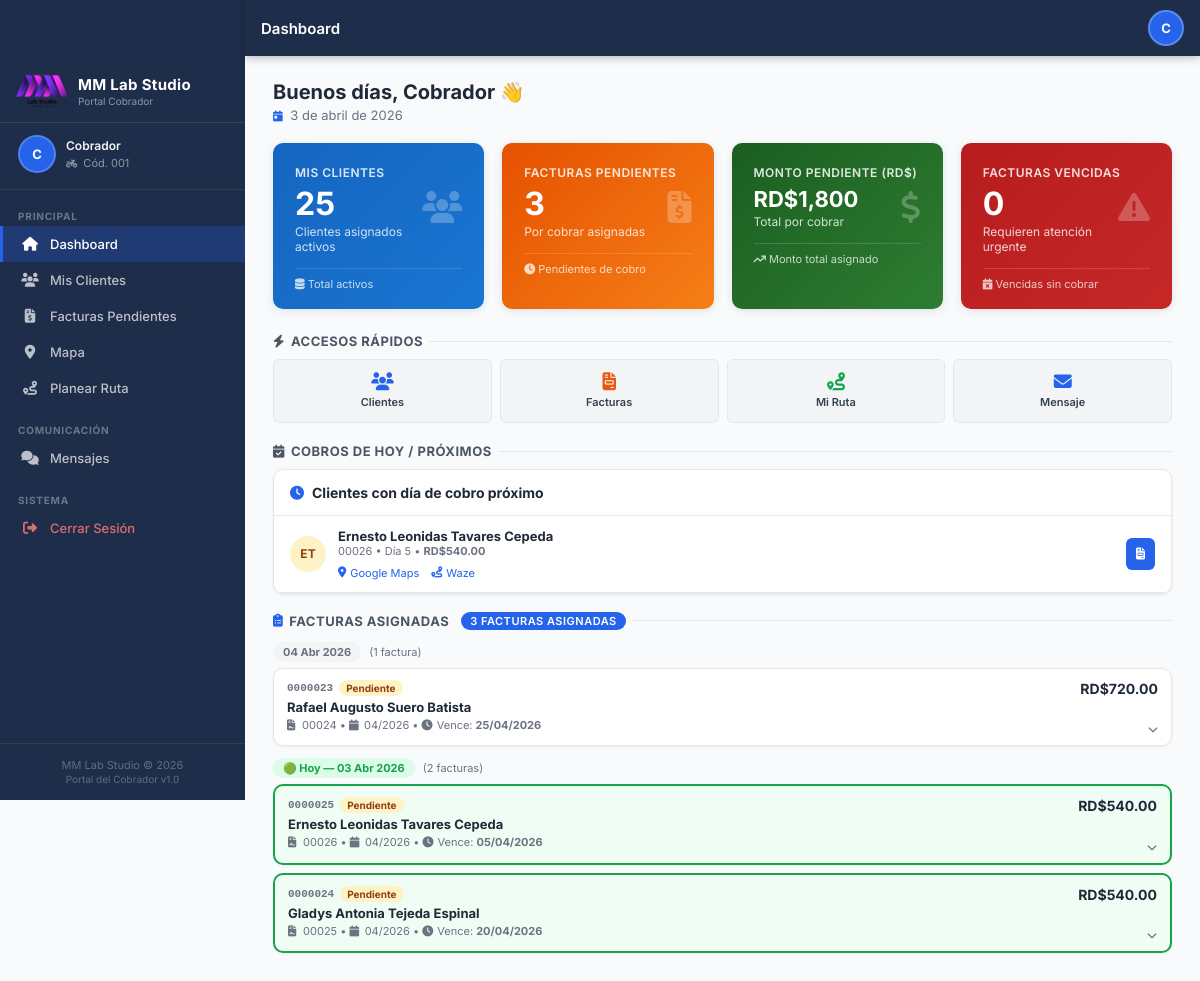
Page /cobrador/dashboard.php (signed in) on the committed database.
### tables this page shows
CREATE TABLE `configuracion_sistema` (
  `id` int(11) NOT NULL,
  `nombre_empresa` varchar(100) NOT NULL,
  `rif` varchar(20) DEFAULT NULL,
  `direccion` text DEFAULT NULL,
  `telefono` varchar(15) DEFAULT NULL,
  `celular` varchar(15) DEFAULT NULL,
  `email` varchar(100) DEFAULT NULL,
  `logo_url` varchar(255) DEFAULT NULL,
  `moneda` varchar(10) DEFAULT 'USD',
  `dias_gracia_pago` int(11) DEFAULT 5,
  `formato_factura` text DEFAULT NULL,
  `created_at` timestamp NOT NULL DEFAULT current_timestamp(),
  `updated_at` timestamp NOT NULL DEFAULT current_timestamp() ON UPDATE current_timestamp()
);

CREATE TABLE `clientes` (
  `id` int(11) NOT NULL,
  `codigo` varchar(5) NOT NULL,
  `nombre` varchar(100) NOT NULL,
  `apellidos` varchar(100) NOT NULL,
  `cedula` varchar(13) NOT NULL,
  `telefono1` varchar(15) NOT NULL,
  `telefono2` varchar(15) DEFAULT NULL,
  `telefono3` varchar(15) DEFAULT NULL,
  `direccion` text NOT NULL,
  `email` varchar(100) NOT NULL,
  `fecha_nacimiento` date DEFAULT NULL,
  `fecha_registro` datetime NOT NULL,
  `estado` enum('activo','inactivo','suspendido') DEFAULT 'activo',
  `cobrador_id` int(11) NOT NULL,
  `vendedor_id` int(11) NOT NULL,
  `notas` text DEFAULT NULL,
  `created_at` timestamp NOT NULL DEFAULT current_timestamp(),
  `updated_at` timestamp NOT NULL DEFAULT current_timestamp() ON UPDATE current_timestamp()
);

CREATE TABLE `contratos` (
  `id` int(11) NOT NULL,
  `numero_contrato` varchar(20) DEFAULT NULL,
  `cliente_id` int(11) NOT NULL,
  `plan_id` int(11) NOT NULL,
  `fecha_inicio` date NOT NULL,
  `fecha_fin` date DEFAULT NULL,
  `monto_mensual` decimal(10,2) NOT NULL,
  `monto_total` decimal(10,2) NOT NULL,
  `dia_cobro` int(11) NOT NULL,
  `estado` enum('activo','cancelado','suspendido') DEFAULT 'activo',
  `vendedor_id` int(11) DEFAULT NULL,
  `notas` text DEFAULT NULL,
  `ubicacion_lat` decimal(10,8) DEFAULT NULL COMMENT 'Latitud GPS del contrato',
  `ubicacion_lng` decimal(11,8) DEFAULT NULL COMMENT 'Longitud GPS del contrato',
  `ubicacion_ref` varchar(255) DEFAULT NULL COMMENT 'Referencia textual de la ubicación',
  `created_at` timestamp NOT NULL DEFAULT current_timestamp(),
  `updated_at` timestamp NOT NULL DEFAULT current_timestamp() ON UPDATE current_timestamp()
);

CREATE TABLE `facturas` (
  `id` int(11) NOT NULL,
  `numero_factura` varchar(7) NOT NULL,
  `cuota` int(11) NOT NULL,
  `mes_factura` varchar(7) NOT NULL,
  `contrato_id` int(11) NOT NULL,
  `fecha_emision` date NOT NULL,
  `fecha_vencimiento` date NOT NULL,
  `monto` decimal(10,2) NOT NULL,
  `monto_pendiente` decimal(10,2) DEFAULT 0.00,
  `estado` enum('pendiente','pagada','vencida','anulada','incompleta') DEFAULT 'pendiente',
  `notas` text DEFAULT NULL,
  `created_at` timestamp NOT NULL DEFAULT current_timestamp(),
  `updated_at` timestamp NOT NULL DEFAULT current_timestamp() ON UPDATE current_timestamp(),
  `cantidad_dependientes` int(11) DEFAULT 0,
  `tiene_geriatrico` tinyint(1) DEFAULT 0
);

### cobrador/dashboard.php (the view, shortened to what the rows shown need)
<?php
require_once __DIR__ . '/header_cobrador.php';
$cobradorId = (int)$_SESSION['cobrador_portal_id'];
$cobrosHoy = [];
try {
    $diaHoy = (int)date('j');
    $s = $conn->prepare("
        SELECT cl.nombre, cl.apellidos, cl.telefono1, cl.direccion,
               c.numero_contrato, c.dia_cobro,
               c.ubicacion_lat, c.ubicacion_lng, c.ubicacion_ref,
               f.id AS factura_id, f.numero_factura, f.monto, f.estado AS factura_estado
        FROM clientes cl
        JOIN contratos c  ON c.cliente_id  = cl.id AND c.estado = 'activo'
        JOIN facturas  f  ON f.contrato_id = c.id  AND f.estado IN ('pendiente','vencida','incompleta')
        JOIN asignaciones_facturas af ON af.factura_id = f.id AND af.cobrador_id = ? AND af.estado = 'activa'
        WHERE cl.cobrador_id = ?
          AND c.dia_cobro BETWEEN ? AND ?
        ORDER BY c.dia_cobro ASC, cl.nombre ASC
        LIMIT 6
    ");
    $s->execute([$cobradorId, $cobradorId, $diaHoy, $diaHoy + 3]);
    $cobrosHoy = $s->fetchAll(PDO::FETCH_ASSOC);
} catch (PDOException $e) { error_log('dash cobros: '.$e->getMessage()); }
$facturasAsignadas = [];
try {
    $s = $conn->prepare("
        SELECT
            f.id              AS factura_id,
            f.numero_factura,
            f.mes_factura,
            f.fecha_vencimiento,
            f.estado          AS factura_estado,
            f.monto,
            f.cuota,
            c.numero_contrato,
            c.dia_cobro,
            p.nombre          AS plan_nombre,
            cl.nombre,
            cl.apellidos,
            cl.direccion,
            cl.telefono1,
            DATE(af.fecha_asignacion) AS fecha_grupo
        FROM asignaciones_facturas af
        JOIN facturas  f  ON af.factura_id  = f.id
        JOIN contratos c  ON f.contrato_id  = c.id
        JOIN planes    p  ON c.plan_id      = p.id
        JOIN clientes  cl ON c.cliente_id   = cl.id
        WHERE af.cobrador_id = ?
          AND af.estado      = 'activa'
          AND f.estado       IN ('pendiente', 'vencida', 'incompleta')
        ORDER BY af.fecha_asignacion DESC, cl.nombre ASC
    ");
    $s->execute([$cobradorId]);
    $facturasAsignadasRaw = $s->fetchAll(PDO::FETCH_ASSOC);
    foreach ($facturasAsignadasRaw as $row) {
        $grupo = $row['fecha_grupo'];
        $facturasAsignadas[$grupo][] = $row;
    }
    krsort($facturasAsignadas);
} catch (PDOException $e) {
    error_log('dash facturas_asignadas: ' . $e->getMessage());
}
?>
<?php
function badgeEstadoCob(string $estado): string {
    $map = [
        'pendiente'  => ['color'=>'#92400e','bg'=>'#fef3c7','label'=>'Pendiente'],
        'vencida'    => ['color'=>'#991b1b','bg'=>'#fee2e2','label'=>'Vencida'],
        'incompleta' => ['color'=>'#7c3aed','bg'=>'#ede9fe','label'=>'Incompleta'],
        'pagada'     => ['color'=>'#065f46','bg'=>'#d1fae5','label'=>'Pagada'],
    ];
    $s = $map[$estado] ?? ['color'=>'#374151','bg'=>'#f3f4f6','label'=>ucfirst($estado)];
    return '<span style="font-size:10px;font-weight:700;padding:2px 7px;border-radius:10px;'
         . 'background:' . $s['bg'] . ';color:' . $s['color'] . ';">'
         . $s['label'] . '</span>';
}
?>
<div class="app-content">
  <?php if (!empty($cobrosHoy)): ?>
  <div class="card" style="margin-bottom:16px;">
    <?php foreach ($cobrosHoy as $c): ?>
    <div style="padding:12px 16px;border-bottom:1px solid var(--border);
                display:flex;align-items:center;gap:12px;">
      <div style="width:36px;height:36px;border-radius:50%;background:var(--warning-light);
                  color:var(--warning-text);display:flex;align-items:center;justify-content:center;
                  font-size:12px;font-weight:700;flex-shrink:0;">
        <?= strtoupper(substr($c['nombre'],0,1) . substr($c['apellidos'],0,1)) ?>
      </div>
      <div style="flex:1;min-width:0;">
        <div style="font-size:13px;font-weight:700;color:var(--gray-800);
                    white-space:nowrap;overflow:hidden;text-overflow:ellipsis;">
          <?= htmlspecialchars($c['nombre'] . ' ' . $c['apellidos']) ?>
        </div>
        <div style="font-size:11px;color:var(--text-muted);">
          <?= htmlspecialchars($c['numero_contrato']) ?>
          &bull; Día <?= (int)$c['dia_cobro'] ?>
          &bull; <strong>RD$<?= number_format((float)$c['monto'], 2) ?></strong>
        </div>
        <?php if (!empty($c['ubicacion_lat']) && !empty($c['ubicacion_lng'])): ?>
        <div style="margin-top:4px;">
          <a href="https://www.google.com/maps?q=<?= htmlspecialchars($c['ubicacion_lat']) ?>,<?= htmlspecialchars($c['ubicacion_lng']) ?>"
             target="_blank"
             style="font-size:11px;color:var(--accent);text-decoration:none;
                    display:inline-flex;align-items:center;gap:4px;margin-right:8px;">
            <i class="fas fa-map-marker-alt"></i> Google Maps
          </a>
          <a href="https://waze.com/ul?ll=<?= htmlspecialchars($c['ubicacion_lat']) ?>,<?= htmlspecialchars($c['ubicacion_lng']) ?>&navigate=yes"
             target="_blank"
             style="font-size:11px;color:var(--accent);text-decoration:none;
                    display:inline-flex;align-items:center;gap:4px;">
            <i class="fas fa-route"></i> Waze
          </a>
        </div>
        <?php endif; ?>
      </div>
      <a href="facturas.php?factura_id=<?= (int)$c['factura_id'] ?>"
         class="btn btn-sm btn-primary">
        <i class="fas fa-file-invoice"></i>
      </a>
    </div>
    <?php endforeach; ?>
  </div>
  <?php endif; ?>
<?php if (!empty($facturasAsignadas)):
?>
<?php
$hoy = date('Y-m-d');
$mesesEs = [
    '01'=>'Ene','02'=>'Feb','03'=>'Mar','04'=>'Abr',
    '05'=>'May','06'=>'Jun','07'=>'Jul','08'=>'Ago',
    '09'=>'Sep','10'=>'Oct','11'=>'Nov','12'=>'Dic'
];
foreach ($facturasAsignadas as $fechaGrupo => $facturas):
    $dt      = new DateTime($fechaGrupo);
    $esHoy   = ($fechaGrupo === $hoy);
    $diaNum  = $dt->format('d');
    $mesAbr  = $mesesEs[$dt->format('m')] ?? $dt->format('m');
    $anio    = $dt->format('Y');
    $labelFecha = $esHoy
        ? '🟢 Hoy — ' . $diaNum . ' ' . $mesAbr . ' ' . $anio
        : $diaNum . ' ' . $mesAbr . ' ' . $anio;
    $borderColor = $esHoy ? '2px solid #16a34a' : '1px solid var(--border)';
    $cardBg      = $esHoy ? '#f0fdf4' : 'var(--white)';
?>
<div style="display:flex;align-items:center;gap:8px;margin:12px 0 6px 0;">
  <span style="font-size:11px;font-weight:700;color:<?= $esHoy ? '#16a34a' : 'var(--text-muted)' ?>;
               background:<?= $esHoy ? '#dcfce7' : 'var(--gray-100)' ?>;
               padding:3px 10px;border-radius:20px;">
    <?= $labelFecha ?>
  </span>
  <span style="font-size:11px;color:var(--text-muted);">
    (<?= count($facturas) ?> factura<?= count($facturas) > 1 ? 's' : '' ?>)
  </span>
</div>
<?php foreach ($facturas as $fa):
    $fid       = (int)$fa['factura_id'];
    $nombreCl  = htmlspecialchars($fa['nombre'] . ' ' . $fa['apellidos']);
    $nContrato = htmlspecialchars($fa['numero_contrato']);
    $nFactura  = htmlspecialchars($fa['numero_factura']);
    $mes       = htmlspecialchars($fa['mes_factura']);
    $fVence    = date('d/m/Y', strtotime($fa['fecha_vencimiento']));
    $estado    = $fa['factura_estado'];
    $monto     = number_format((float)$fa['monto'], 2);
    $cardId    = 'fa-card-' . $fid;
    $bodyId    = 'fa-body-' . $fid;
?>
<div id="<?= $cardId ?>"
     style="background:<?= $cardBg ?>;border:<?= $borderColor ?>;
            border-radius:var(--radius);margin-bottom:8px;overflow:hidden;
            box-shadow:0 1px 3px rgba(0,0,0,.06);">
  <div onclick="toggleFaCard('<?= $bodyId ?>')"
       style="padding:11px 13px;cursor:pointer;display:flex;
              align-items:stretch;gap:10px;">
    <div style="flex:1;min-width:0;">
      <div style="display:flex;align-items:center;gap:6px;margin-bottom:3px;flex-wrap:wrap;">
        <span style="font-size:11px;font-weight:700;color:var(--text-muted);
                     font-family:monospace;"><?= $nFactura ?></span>
        <?= badgeEstadoCob($estado) ?>
      </div>
      <div style="font-size:13px;font-weight:700;color:var(--gray-800);
                  white-space:nowrap;overflow:hidden;text-overflow:ellipsis;">
        <?= $nombreCl ?>
      </div>
      <div style="font-size:11px;color:var(--text-muted);margin-top:2px;line-height:1.6;">
        <i class="fas fa-file-contract" style="width:12px;"></i>
        <?= $nContrato ?>
        &bull;
        <i class="fas fa-calendar" style="width:12px;"></i>
        <?= $mes ?>
        &bull;
        <i class="fas fa-clock" style="width:12px;"></i>
        Vence: <strong><?= $fVence ?></strong>
      </div>
    </div>
    <div style="flex-shrink:0;display:flex;flex-direction:column;
                align-items:flex-end;justify-content:space-between;">
      <div style="font-size:14px;font-weight:700;color:var(--gray-800);">
        RD$<?= $monto ?>
      </div>
      <i class="fas fa-chevron-down fa-card-chevron"
         style="font-size:10px;color:var(--text-muted);
                transition:transform .2s;"></i>
    </div>
  </div>
</div>
<?php endforeach; ?>
<?php endforeach; ?>
<?php endif; ?>
</div>
</body>
</html>

### cobrador/header_cobrador.php (shortened to what the rows shown need)
<?php
require_once __DIR__ . '/config_cobrador.php';
$cfg = ['logo_url' => '', 'nombre_empresa' => 'ORTHIIS'];
try {
    $stmtCfg = $conn->query("SELECT logo_url, nombre_empresa FROM configuracion_sistema WHERE id=1 LIMIT 1");
    $cfg = $stmtCfg->fetch(PDO::FETCH_ASSOC) ?: $cfg;
} catch (PDOException $e) {  }
function navActivo(string $pagina): string {
    return basename($_SERVER['PHP_SELF']) === $pagina ? ' active' : '';
}
?>
<!DOCTYPE html>
<html lang="es">
<head>
  <link rel="stylesheet" href="css/cobrador.css">
  <link rel="stylesheet" href="https://cdnjs.cloudflare.com/ajax/libs/font-awesome/6.5.0/css/all.min.css">
</head>
<body>
<nav class="app-sidebar" id="appSidebar">
  <div class="sidebar-brand">
    <?php if (!empty($cfg['logo_url'])): ?>
      <img src="../<?= htmlspecialchars($cfg['logo_url']) ?>"
           alt="<?= htmlspecialchars($cfg['nombre_empresa']) ?>"
           style="height:34px;width:auto;border-radius:8px;object-fit:contain;"
           onerror="this.style.display='none';">
      <div class="brand-text">
        <div class="brand-name"><?= htmlspecialchars($cfg['nombre_empresa']) ?></div>
        <div class="brand-sub">Portal Cobrador</div>
      </div>
    <?php endif; ?>
  </div>
  <div class="sidebar-cobrador-info">
    <div style="display:flex;align-items:center;gap:10px;">
    </div>
  </div>
  <div class="sidebar-nav">
    <div class="nav-section-label">Principal</div>
    <a href="dashboard.php" class="nav-item<?= navActivo('dashboard.php') ?>">
    </a>
    <a href="clientes.php" class="nav-item<?= navActivo('clientes.php') ?>">
    </a>
    <a href="facturas.php" class="nav-item<?= navActivo('facturas.php') && !isset($_GET['vista']) ? ' active' : '' ?>">
    </a>
    <a href="facturas.php?vista=mapa" class="nav-item<?= navActivo('facturas.php') && ($_GET['vista'] ?? '') === 'mapa' ? ' active' : '' ?>">
    </a>
    <a href="facturas.php?vista=ruta" class="nav-item<?= navActivo('facturas.php') && ($_GET['vista'] ?? '') === 'ruta' ? ' active' : '' ?>">
    </a>
    <div class="nav-section-label" style="margin-top:8px;">Comunicación</div>
    <a href="mensajes.php" class="nav-item<?= navActivo('mensajes.php') ?>" id="navMensajes">
    </a>
    <div class="nav-section-label" style="margin-top:8px;">Sistema</div>
    <a href="logout.php" class="nav-item" style="color:rgba(255,120,120,.85);">
    </a>
  </div>
  <div class="sidebar-footer">
    <?= htmlspecialchars($cfg['nombre_empresa']) ?> © <?= date('Y') ?><br>
    <span style="font-size:10px;">Portal del Cobrador v1.0</span>
  </div>
</nav>

### rows in the picture
configuracion_sistema: logo_url (picture), nombre_empresa "MM Lab Studio"
clientes: nombre+apellidos "ET", nombre+apellidos "Ernesto Leonidas Tavares Cepeda", contratos.numero_contrato "00026", contratos.dia_cobro "5", facturas.monto "540.00"
facturas: numero_factura "0000023", estado "Pendiente", clientes.nombre+apellidos "Rafael Augusto Suero Batista", contrato.numero_contrato "00024", mes_factura "04/2026", fecha_vencimiento "25/04/2026", monto "720.00"
facturas: numero_factura "0000025", estado "Pendiente", clientes.nombre+apellidos "Ernesto Leonidas Tavares Cepeda", contrato.numero_contrato "00026", mes_factura "04/2026", fecha_vencimiento "05/04/2026", monto "540.00"
facturas: numero_factura "0000024", estado "Pendiente", clientes.nombre+apellidos "Gladys Antonia Tejeda Espinal", contrato.numero_contrato "00025", mes_factura "04/2026", fecha_vencimiento "20/04/2026", monto "540.00"

### other values in the picture
$tituloPagina "Dashboard"
$iniciales "C"
$nombreCobrador "Cobrador"
$codigoCobrador "001"
$primerNombre "Cobrador"
$totalClientes "25"
$totalPend "3"
$montoPend "1,800"
$totalVencidas "0"
$labelContador "3 FACTURAS ASIGNADAS"
count($facturas) "1"
count($facturas) "2"
